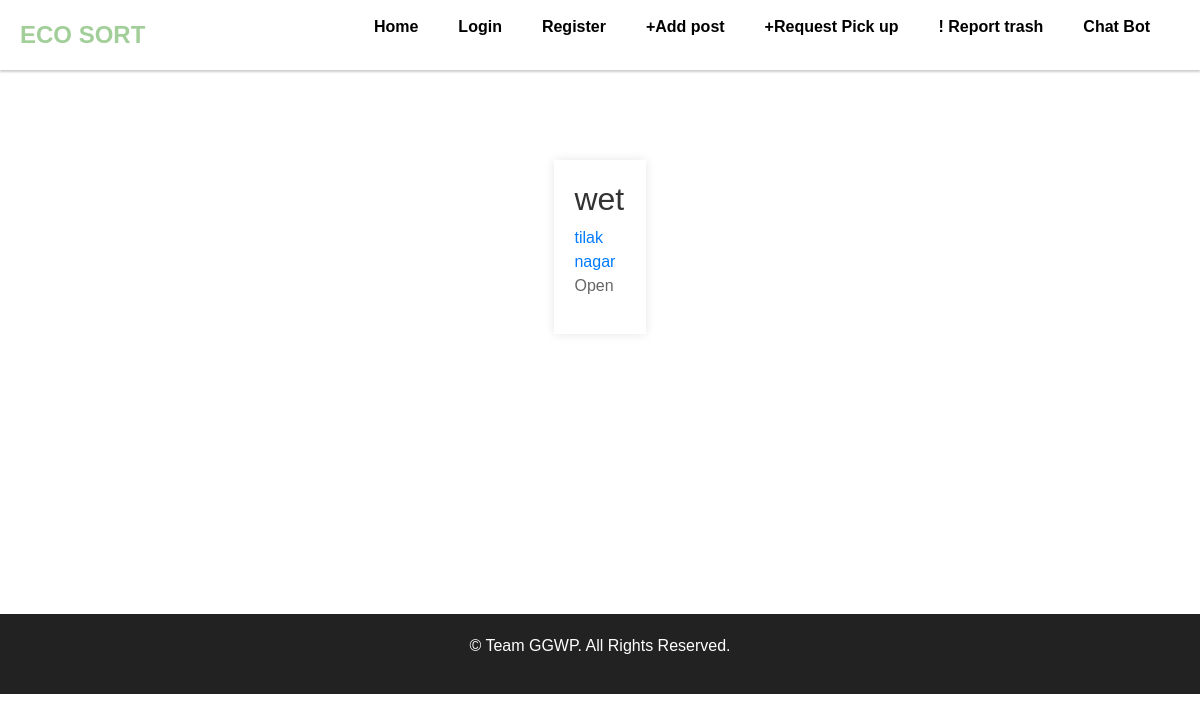
Screenshot of /report/1/ with the database file from the repository.
### blog/models.py (models this page shows, shortened)
class report(models.Model):
    location = models.CharField(max_length=100)
    type = models.CharField(max_length=50)
    author = models.ForeignKey(User, on_delete=models.CASCADE)
    date = models.DateTimeField(default=timezone.now)
    STATUS_CHOICES = (
        ('Open', 'Open'),
        ('Closed', 'Closed'),
    )
    status = models.CharField(max_length=6, choices=STATUS_CHOICES, default='Open')
    photo = models.ImageField(upload_to='reports/', null=True, blank=True)

### blog/views.py (the view)
# urls.py: path('report/<int:pk>/', ReportDetailView.as_view(), name='report-detail'),
class ReportDetailView(DetailView):
    model = report
    template_name ='report_detail.html'

### templates/report_detail.html (shortened to what this page needs)
{% extends "index.html" %}
{% block body %}
<div class="report-detail">
  <h2>{{ object.type }}</h2>
  <a href="https://www.google.com/maps/search/{{object.location}}/">{{ object.location }}</a>
  <p>{{ object.status }}</p>
</div>
{% endblock %}

### templates/index.html (style rules this page uses)
* { margin: 0; padding: 0; box-sizing: border-box; }
body { font-family: Arial, sans-serif; }

### templates/report_detail.html (style rules this page uses)
.report-detail { width: 80%; margin: auto; padding: 20px; box-shadow: 0px 0px 10px rgba(0, 0, 0, 0.1); }
.report-detail h2 { color: #333; }
.report-detail a { color: #007BFF; text-decoration: none; }
.report-detail p { color: #666; }

### rows the page displays
report: type "wet", location "tilak nagar", status "Open"
